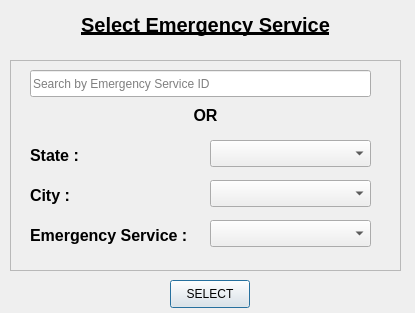
<?xml version="1.0" encoding="UTF-8"?>
<ui version="4.0">
 <class>selectEmergencyService</class>
 <widget class="QDialog" name="selectEmergencyService">
  <property name="geometry">
   <rect>
    <x>0</x>
    <y>0</y>
    <width>415</width>
    <height>313</height>
   </rect>
  </property>
  <property name="windowTitle">
   <string> </string>
  </property>
  <widget class="QLabel" name="title">
   <property name="geometry">
    <rect>
     <x>10</x>
     <y>0</y>
     <width>391</width>
     <height>51</height>
    </rect>
   </property>
   <property name="text">
    <string>&lt;html&gt;&lt;head/&gt;&lt;body&gt;&lt;p align=&quot;center&quot;&gt;&lt;span style=&quot; font-size:15pt; font-weight:600; text-decoration: underline;&quot;&gt;Select Emergency Service&lt;/span&gt;&lt;/p&gt;&lt;/body&gt;&lt;/html&gt;</string>
   </property>
  </widget>
  <widget class="QFrame" name="frame">
   <property name="geometry">
    <rect>
     <x>10</x>
     <y>60</y>
     <width>391</width>
     <height>211</height>
    </rect>
   </property>
   <property name="frameShape">
    <enum>QFrame::StyledPanel</enum>
   </property>
   <property name="frameShadow">
    <enum>QFrame::Raised</enum>
   </property>
   <widget class="QComboBox" name="cityComboBox">
    <property name="geometry">
     <rect>
      <x>200</x>
      <y>120</y>
      <width>161</width>
      <height>27</height>
     </rect>
    </property>
   </widget>
   <widget class="QComboBox" name="emergencyServiceComboBox">
    <property name="geometry">
     <rect>
      <x>200</x>
      <y>160</y>
      <width>161</width>
      <height>27</height>
     </rect>
    </property>
   </widget>
   <widget class="QComboBox" name="stateComboBox">
    <property name="geometry">
     <rect>
      <x>200</x>
      <y>80</y>
      <width>161</width>
      <height>27</height>
     </rect>
    </property>
   </widget>
   <widget class="QLabel" name="cityLabel">
    <property name="geometry">
     <rect>
      <x>20</x>
      <y>120</y>
      <width>111</width>
      <height>31</height>
     </rect>
    </property>
    <property name="text">
     <string>&lt;html&gt;&lt;head/&gt;&lt;body&gt;&lt;p&gt;&lt;span style=&quot; font-size:12pt; font-weight:600;&quot;&gt;City : &lt;/span&gt;&lt;/p&gt;&lt;/body&gt;&lt;/html&gt;</string>
    </property>
   </widget>
   <widget class="QLabel" name="emergencyServiceLabel">
    <property name="geometry">
     <rect>
      <x>20</x>
      <y>160</y>
      <width>161</width>
      <height>31</height>
     </rect>
    </property>
    <property name="text">
     <string>&lt;html&gt;&lt;head/&gt;&lt;body&gt;&lt;p&gt;&lt;span style=&quot; font-size:12pt; font-weight:600;&quot;&gt;Emergency Service :&lt;/span&gt;&lt;/p&gt;&lt;/body&gt;&lt;/html&gt;</string>
    </property>
   </widget>
   <widget class="QLabel" name="stateLabel">
    <property name="geometry">
     <rect>
      <x>20</x>
      <y>80</y>
      <width>111</width>
      <height>31</height>
     </rect>
    </property>
    <property name="text">
     <string>&lt;html&gt;&lt;head/&gt;&lt;body&gt;&lt;p&gt;&lt;span style=&quot; font-size:12pt; font-weight:600;&quot;&gt;State : &lt;/span&gt;&lt;/p&gt;&lt;/body&gt;&lt;/html&gt;</string>
    </property>
   </widget>
   <widget class="QLabel" name="ORLabel">
    <property name="geometry">
     <rect>
      <x>140</x>
      <y>40</y>
      <width>111</width>
      <height>31</height>
     </rect>
    </property>
    <property name="text">
     <string>&lt;html&gt;&lt;head/&gt;&lt;body&gt;&lt;p&gt;&lt;span style=&quot; font-size:12pt; font-weight:600;&quot;&gt;OR&lt;/span&gt;&lt;/p&gt;&lt;/body&gt;&lt;/html&gt;</string>
    </property>
    <property name="alignment">
     <set>Qt::AlignCenter</set>
    </property>
   </widget>
   <widget class="QLineEdit" name="searchByID">
    <property name="geometry">
     <rect>
      <x>20</x>
      <y>10</y>
      <width>341</width>
      <height>27</height>
     </rect>
    </property>
    <property name="placeholderText">
     <string>Search by Emergency Service ID</string>
    </property>
   </widget>
  </widget>
  <widget class="QPushButton" name="selectButton">
   <property name="geometry">
    <rect>
     <x>170</x>
     <y>280</y>
     <width>80</width>
     <height>28</height>
    </rect>
   </property>
   <property name="text">
    <string>SELECT</string>
   </property>
  </widget>
 </widget>
 <resources/>
 <connections/>
</ui>
